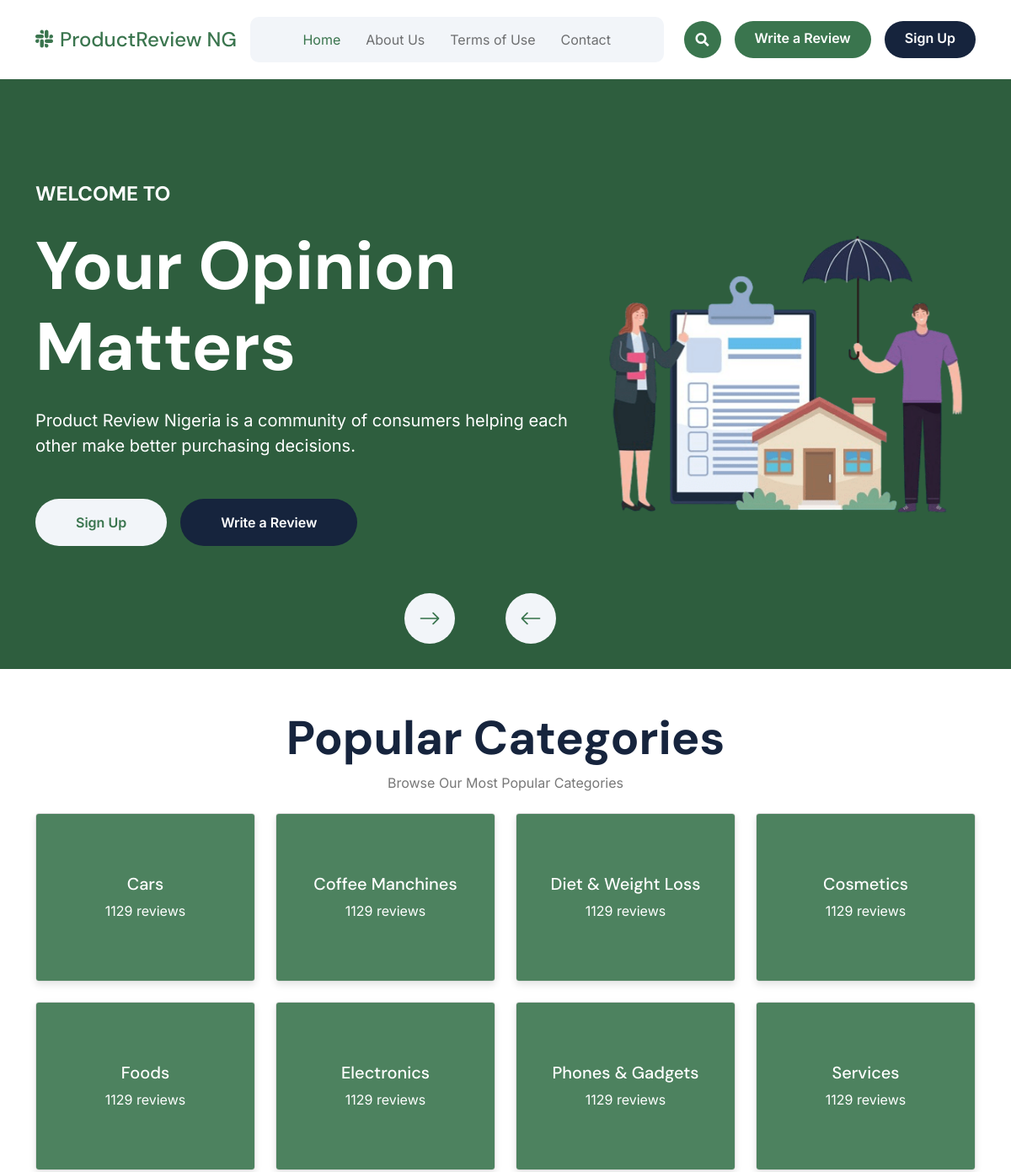
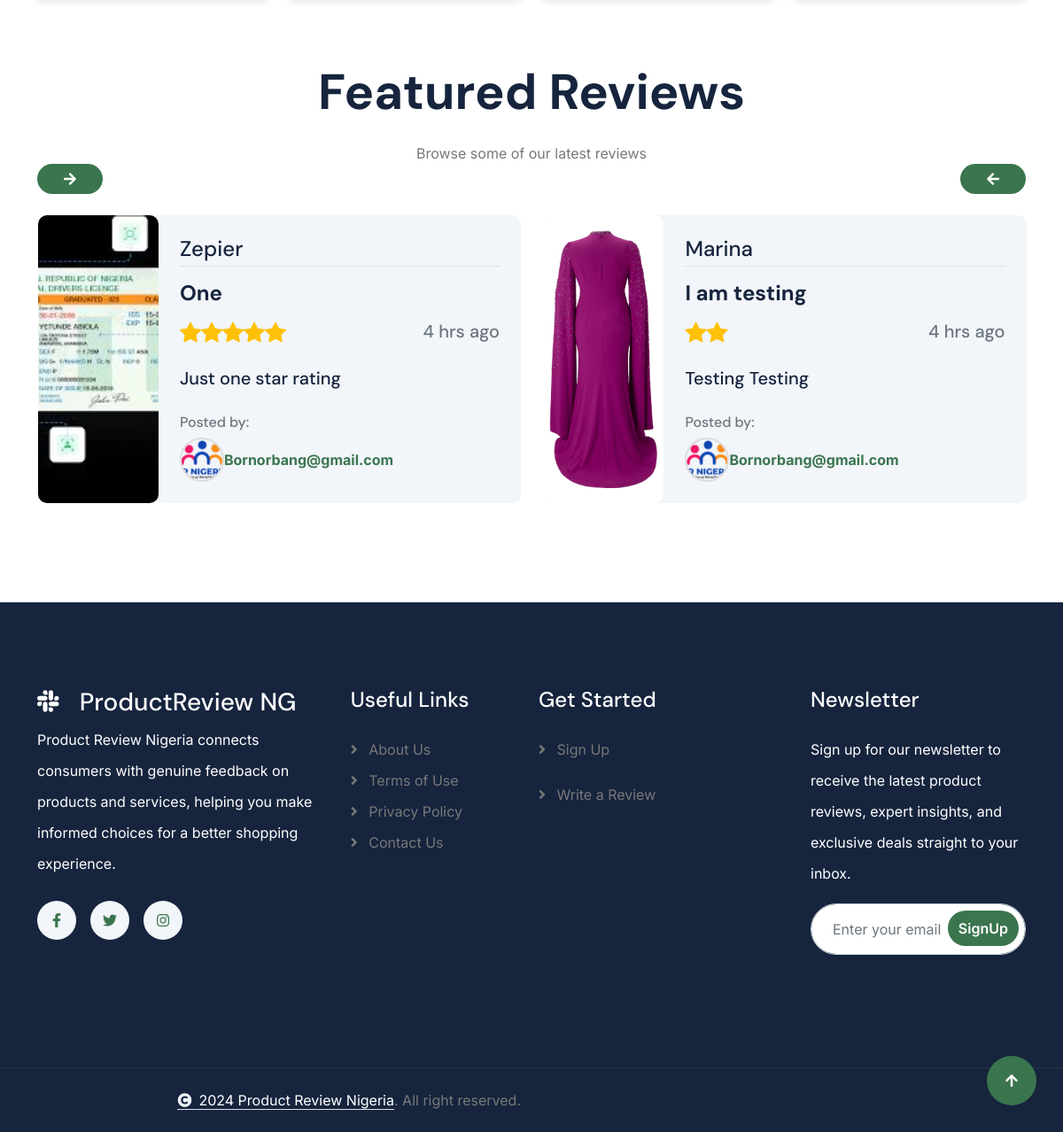
The page / on the database its author committed (2 pictures, top to bottom).
### app/models.py (models this page shows, shortened)
class Review(models.Model):
    user = models.ForeignKey(User, on_delete=models.CASCADE)  # If you want to link it to a user
    product_name = models.CharField(max_length=255, blank=True, null=True)
    brand = models.CharField(max_length=255, blank=True, null=True)
    category = models.ForeignKey(Category, on_delete=models.CASCADE)
    seller = models.CharField(max_length=255, null=True, blank=True)
    title = models.CharField(max_length=255, blank=True, null=True)
    picture = models.ImageField(upload_to='reviews/', blank=True, null=True)
    review = models.TextField()
    ip = models.CharField(max_length=255, blank=True)
    created_at = models.DateTimeField(auto_now_add=True, blank=True, null=True)
    updated_at = models.DateTimeField(auto_now=True, blank=True, null=True)
    status = models.BooleanField(default=True)
    stars_count = [
        (1, 'one'),
        (2, 'two'),
        (3, 'three'),
        (4, 'four'),
        (5, 'five')
    ]
    rating = models.IntegerField(choices=stars_count, default=1)

class UserProfile(models.Model):
    user = models.OneToOneField(User, on_delete=models.CASCADE)
    phone = models.CharField(max_length=15, blank=True)
    state = models.CharField(max_length=100, blank=True)
    profile_picture = models.ImageField(upload_to='profile_pictures/', blank=True)

### app/views.py (the view)
# urls.py: path("", index, name="home"),
def index(request):
    reviews = Review.objects.all().order_by('-created_at')
    user_profile = None
    if request.user.is_authenticated:
        user_profile = get_object_or_404(UserProfile, user=request.user)
    for review in reviews:
        delta = now() - review.created_at
        review.hours_since = int(delta.total_seconds() // 3600)
    context = {
        'reviews': reviews,
        'user_profile': user_profile,
    }
    return render(request, 'index.html', context)

### templates/index.html (shortened to what this page needs)
{% extends 'main.html' %}
{% load static %}
{% block header%}
<div class="header-carousel owl-carousel">
    <div class="header-carousel-item bg-primary">
        <div class="carousel-caption">
            <div class="container">
                <div class="row g-4 align-items-center">
                    <div class="col-lg-7 animated fadeInLeft">
                        <div class="text-sm-center text-md-start">
                            <h4 class="text-white text-uppercase fw-bold mb-4">Welcome To {{general_info.company_name}}</h4>
                            <h1 class="display-1 text-white mb-4">Your Opinion Matters</h1>
                            <p class="mb-5 fs-5"> Product Review Nigeria is a community of consumers helping each other make better purchasing decisions.
                            </p>
                            <div class="d-flex justify-content-center justify-content-md-start flex-shrink-0 mb-4">
                                {% if not user.is_authenticated%}
                                    <a class="btn btn-light rounded-pill py-3 px-4 px-md-5 me-2" href="{% url 'signup' %}"> Sign Up</a>
                                {% else %}
                                <a class="btn btn-light rounded-pill py-3 px-4 px-md-5 me-2" href="{% url 'profile' %}"> View Profile</a>
                                {% endif %}
                                <a class="btn btn-dark rounded-pill py-3 px-4 px-md-5 ms-2" href="{% url 'review' %}">Write a Review</a>
                            </div>
                        </div>
                    </div>
                    <div class="col-lg-5 animated fadeInRight">
                        <div class="calrousel-img" style="object-fit: cover;">
                            <img src="{% static 'assets/img/carousel-2.png' %}" class="img-fluid w-100" alt="">
                        </div>
                    </div>
                </div>
            </div>
        </div>
    </div>
</div>
<div>
    <div class="text-center mx-auto mt-5 mb-3 wow fadeInUp" data-wow-delay="0.2s" style="max-width: 800px;">
        <h4 class="display-4">Popular Categories</h4>
        <p class="mb-0">Browse Our Most Popular Categories
        </p>
    </div>
    <div class="container mt-4">
        <div class="row">
            <div class="col-12 col-md-6 col-lg-3 mb-4">
                <a href="{% url 'category_detail' category_id=4 %}">
                    <div class="custom-card" style="background-image: url('https://images.autotrader.com/hn/c/f723ba56de924a3da354428a4fd06540.jpg');">
                        <h5 class="card-title">Cars</h5>
                        <p class="card-text">1129 reviews</p>
                    </div>
                </a>
            </div>
            <div class="col-12 col-md-6 col-lg-3 mb-4">
                <a href="{% url 'category_detail' category_id=6 %}">
                    <div class="custom-card" style="background-image: url('https://cdn.productreview.com.au/resize/featured-category-picture/coffee-machines?cover=true&height=200&quality=60&v=2&width=500');">
                        <h5 class="card-title">Coffee Manchines</h5>
                        <p class="card-text">1129 reviews</p>
                    </div>
                </a>
            </div>
            <div class="col-12 col-md-6 col-lg-3 mb-4">
                <a href="{% url 'category_detail' category_id=7 %}">
                    <div class="custom-card" style="background-image: url('https://cdn.productreview.com.au/resize/featured-category-picture/diets-weight-loss?cover=true&height=200&quality=60&v=2&width=500');">
                        <h5 class="card-title">Diet & Weight Loss</h5>
                        <p class="card-text">1129 reviews</p>
                    </div>
                </a>
            </div>
            <div class="col-12 col-md-6 col-lg-3 mb-4">
                <a href="{% url 'category_detail' category_id=5 %}">
                    <div class="custom-card" style="background-image: url('https://franchiseindia.s3.ap-south-1.amazonaws.com/uploads/content/wi/art/5b0be03cefcc8.jpg');">
                        <h5 class="card-title">Cosmetics</h5>
                        <p class="card-text">1129 reviews</p>
                    </div>
                </a>
            </div>
            <div class="col-12 col-md-6 col-lg-3 mb-4">
                <a href="{% url 'category_detail' category_id=3 %}">
                    <div class="custom-card" style="background-image: url('https://www.usatoday.com/gcdn/authoring/authoring-images/2024/02/29/USAT/72788592007-getty-images-1407832840.jpg');">
                        <h5 class="card-title">Foods</h5>
                        <p class="card-text">1129 reviews</p>
                    </div>
                </a>
            </div>
            <div class="col-12 col-md-6 col-lg-3 mb-4">
                <a href="{% url 'category_detail' category_id=2 %}">
                    <div class="custom-card" style="background-image: url('https://t4.ftcdn.net/jpg/03/64/41/07/360_F_364410756_Ev3WoDfNyxO9c9n4tYIsU5YBQWAP3UF8.jpg');">
                        <h5 class="card-title">Electronics</h5>
                        <p class="card-text">1129 reviews</p>
                    </div>
                </a>
            </div>
            <div class="col-12 col-md-6 col-lg-3 mb-4">
                <a href="{% url 'category_detail' category_id=1 %}" style="text-decoration: none;">
                    <div class="custom-card" style="background-image: url('https://m-cdn.phonearena.com/images/article/64576-wide-two_1200/The-Best-Phones-to-buy-in-2024.jpg');">
                        <h5 class="card-title">Phones & Gadgets</h5>
                        <p class="card-text">1129 reviews</p>
                    </div>
                </a>
            </div>
            <div class="col-12 col-md-6 col-lg-3 mb-4">
                <a href="{% url 'category_detail' category_id=8 %}">
                    <div class="custom-card" style="background-image: url('https://s7280.pcdn.co/wp-content/uploads/2019/08/defining-what-is-an-it-service.png');">
                        <h5 class="card-title">Services</h5>
                        <p class="card-text">1129 reviews</p>
                    </div>
                </a>
            </div>
        </div>
    </div>
</div>
<div class="container-fluid testimonial pb-5">
    <div class="container pb-3">
        <div class="text-center mx-auto mt-5 wow fadeInUp" data-wow-delay="0.2s" style="max-width: 800px;">
            <h4 class="display-4 mb-4">Featured Reviews</h4>
            <p class="mb-0">Browse some of our latest reviews
            </p>
        </div>
        <div class="owl-carousel testimonial-carousel wow fadeInUp" data-wow-delay="0.2s">
                {% for review in reviews%}
                <a href="{% url 'category_detail' review.category.id %}" class="text-decoration-none">
                    <div class="testimonial-item bg-light rounded">
                        <div class="row g-0">
                            <div class="col-4  col-lg-4 col-xl-3">
                                <div class="h-100">
                                    <img src="{{ review.picture.url }}" class="img-fluid h-100 rounded" style="object-fit: cover;" alt="">
                                </div>
                            </div>
                            <div class="col-8 col-lg-8 col-xl-9">
                                <div class="d-flex flex-column my-auto text-start p-4">
                                    <h4 class="text-dark mb-0 border-bottom pb-1">{{ review.seller }}</h4>
                                    <h4 class="card-title text-dark my-3"><b>{{ review.title}}</b><h4>
                                        <div class="d-flex align-items-center mb-3">
                                            <div class="d-flex text-primary me-auto">
                                                {% for star in "x"|ljust:review.rating%}
                                                    <i class="bi bi-star-fill" style="color: #ffc107"></i>
                                                {% endfor %}
                                            </div>
                                            <p class="card-subtitle text-muted fs-5">
                                                {{ review.hours_since }} hr{{ review.hours_since|pluralize }} ago
                                            </p>
                                        </div>
                                    <h5 class="card-title text-dark">{{ review.review|truncatechars:80}}</b><h5>
                                    <h6 class="card-subtitle mb-2 text-muted">Posted by:</h6>
                                    <div class="d-flex align-items-center fs-7">
                                        <img src="{{ review.user.userprofile.profile_picture.url }}"
                                        alt="User Profile Picture"
                                        class="rounded-circle shadow-4-strong"
                                        style="width: 50px; height: 50px; object-fit: cover; border: 2px solid #ddd;">
                                        <span class="fw-bold">{{ review.user.username }}</span>
                                    </div>
                                </div>
                            </div>
                        </div>
                    </div>
                    </a>
                {% endfor %}
        </div>
    </div>
</div>
{% endblock %}

### rows shown on the page
Review: picture (picture), seller "Zepier", title "One", rating 5 (drawn), hours_since "4", review "Just one star rating", user.userprofile.profile_picture (picture), user.username "Bornorbang@gmail.com"
Review: picture (picture), seller "Marina", title "I am testing", rating 2 (drawn), hours_since "4", review "Testing Testing", user.userprofile.profile_picture (picture), user.username "Bornorbang@gmail.com"
